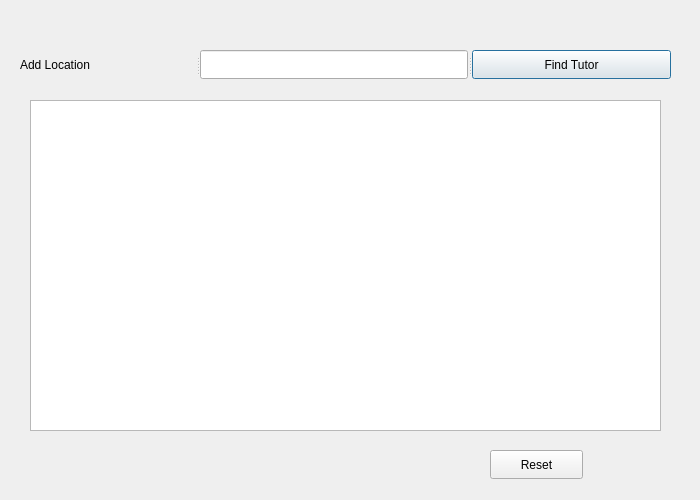
<?xml version="1.0" encoding="UTF-8"?>
<ui version="4.0">
 <class>FindTutor</class>
 <widget class="QDialog" name="FindTutor">
  <property name="geometry">
   <rect>
    <x>0</x>
    <y>0</y>
    <width>700</width>
    <height>500</height>
   </rect>
  </property>
  <property name="windowTitle">
   <string>Find Tutor</string>
  </property>
  <widget class="QTableView" name="tableView">
   <property name="geometry">
    <rect>
     <x>30</x>
     <y>100</y>
     <width>631</width>
     <height>331</height>
    </rect>
   </property>
  </widget>
  <widget class="QSplitter" name="splitter">
   <property name="geometry">
    <rect>
     <x>20</x>
     <y>50</y>
     <width>651</width>
     <height>29</height>
    </rect>
   </property>
   <property name="orientation">
    <enum>Qt::Horizontal</enum>
   </property>
   <widget class="QLabel" name="label">
    <property name="text">
     <string>Add Location</string>
    </property>
   </widget>
   <widget class="QLineEdit" name="txtTutorLocation"/>
   <widget class="QPushButton" name="btnFindTutor">
    <property name="text">
     <string>Find Tutor</string>
    </property>
   </widget>
  </widget>
  <widget class="QPushButton" name="btnReset">
   <property name="geometry">
    <rect>
     <x>490</x>
     <y>450</y>
     <width>93</width>
     <height>29</height>
    </rect>
   </property>
   <property name="text">
    <string>Reset</string>
   </property>
  </widget>
 </widget>
 <resources/>
 <connections/>
</ui>
